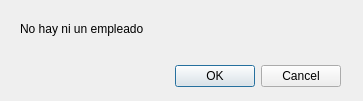
<?xml version="1.0" encoding="UTF-8"?>
<ui version="4.0">
 <class>Dialog</class>
 <widget class="QDialog" name="Dialog">
  <property name="geometry">
   <rect>
    <x>0</x>
    <y>0</y>
    <width>363</width>
    <height>101</height>
   </rect>
  </property>
  <property name="windowTitle">
   <string>Dialog</string>
  </property>
  <widget class="QDialogButtonBox" name="buttonBox">
   <property name="geometry">
    <rect>
     <x>0</x>
     <y>60</y>
     <width>341</width>
     <height>32</height>
    </rect>
   </property>
   <property name="orientation">
    <enum>Qt::Horizontal</enum>
   </property>
   <property name="standardButtons">
    <set>QDialogButtonBox::Cancel|QDialogButtonBox::Ok</set>
   </property>
  </widget>
  <widget class="QLabel" name="label">
   <property name="geometry">
    <rect>
     <x>20</x>
     <y>20</y>
     <width>191</width>
     <height>17</height>
    </rect>
   </property>
   <property name="text">
    <string>No hay ni un empleado</string>
   </property>
  </widget>
 </widget>
 <resources/>
 <connections>
  <connection>
   <sender>buttonBox</sender>
   <signal>accepted()</signal>
   <receiver>Dialog</receiver>
   <slot>accept()</slot>
   <hints>
    <hint type="sourcelabel">
     <x>248</x>
     <y>254</y>
    </hint>
    <hint type="destinationlabel">
     <x>157</x>
     <y>274</y>
    </hint>
   </hints>
  </connection>
  <connection>
   <sender>buttonBox</sender>
   <signal>rejected()</signal>
   <receiver>Dialog</receiver>
   <slot>reject()</slot>
   <hints>
    <hint type="sourcelabel">
     <x>316</x>
     <y>260</y>
    </hint>
    <hint type="destinationlabel">
     <x>286</x>
     <y>274</y>
    </hint>
   </hints>
  </connection>
 </connections>
</ui>
